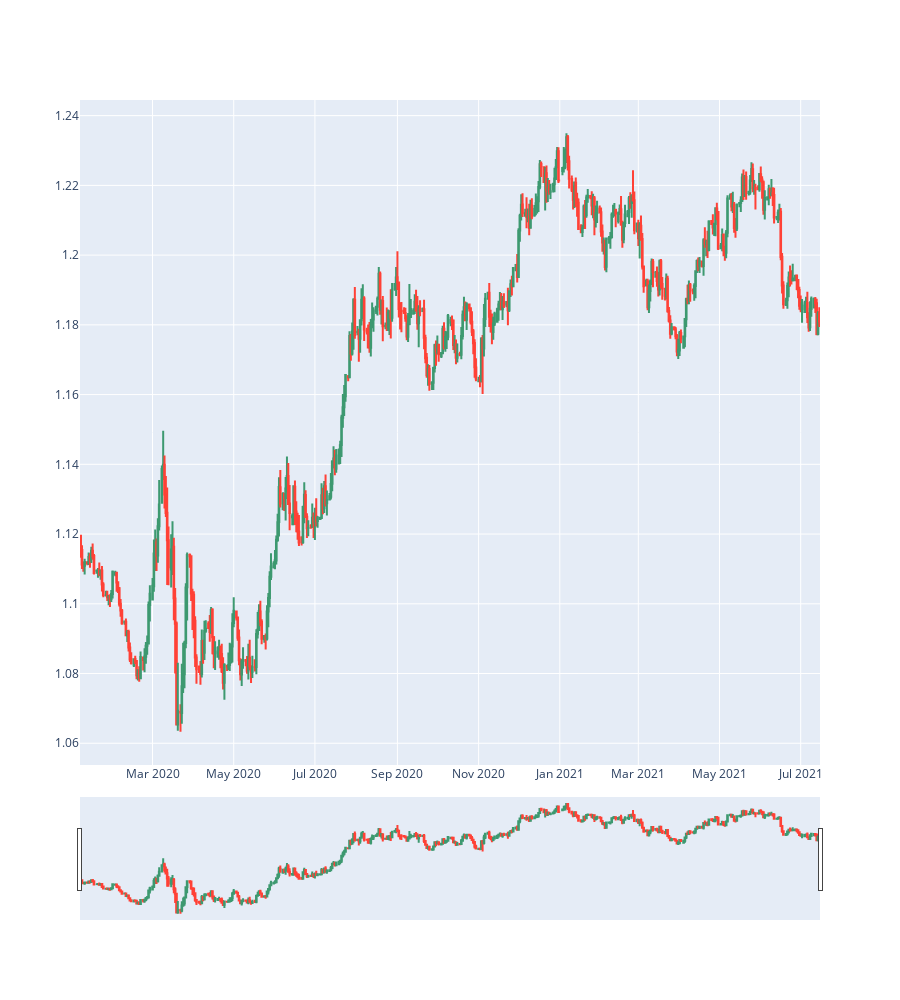

This figure's notebook cell:
### Code cell
candle_chart(data_df).show()

### Figure 1 — Plotly figure (JSON) as saved in the notebook; plotly's stock layout.template omitted (floating-point values rounded to 4 significant figures; data arrays with more than 128 entries replaced by an {"elided": "..."} marker saying what was removed)
{"data": [{"close": {"elided": "477 float values"}, "high": {"elided": "477 float values"}, "low": {"elided": "477 float values"}, "open": {"elided": "477 float values"}, "type": "candlestick", "x": {"elided": "477 str values"}}], "layout": {"height": 1000, "yaxis": {"fixedrange": false}}}
